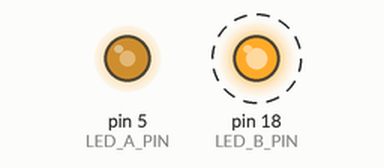
Recording of a sketch running on a simulated Arduino Uno, built with avr-gcc and run on an emulated ATmega328P. Shown: output pins drawn as LEDs (lit = HIGH). Dashed ring = blinking. What the sketch prints to the serial monitor is not drawn.

Above: at 0.05 s.
At 0.85 s:
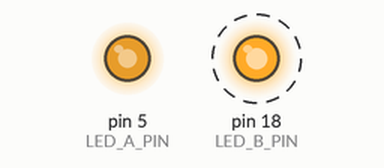
At 1.4 s:
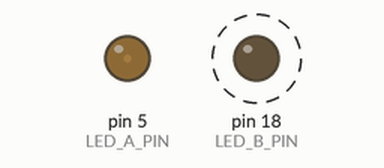
At 2.0 s:
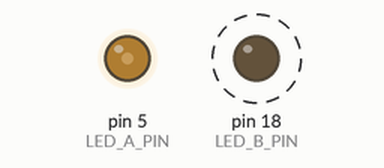
Timing chart, 0 to 4.9 s (numbered marks = the images above):
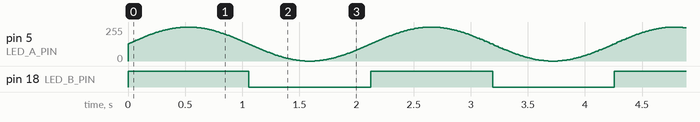

Measured:
- by itself, pin 18 (LED_B_PIN): alternates HIGH for 1.1 s and LOW for 1.1 s

The sketch:

shine.ino
```cpp
#include <math.h>

// ========== 引脚定义 ==========
#define LED_A_PIN 5   // 灯 A PWM 引脚
#define LED_B_PIN 18  // 灯 B PWM 引脚

// ========== 呼吸参数 ==========
float angle = 0.0;          // 正弦波角度
float speed = 0.03;         // 呼吸速度，数值越大越快 (推荐 0.01~0.08)

void setup() {
  Serial.begin(115200);
  pinMode(LED_A_PIN, OUTPUT);
  pinMode(LED_B_PIN, OUTPUT);
  Serial.println("双灯同步柔和呼吸灯已启动");
}

void loop() {
  // 递增角度，用于计算正弦波
  angle += speed;
  // 限制角度在 0 ~ 2*PI 范围内，防止浮点数溢出
  if (angle > 2 * PI) {
    angle -= 2 * PI;
  }

  // 利用正弦函数生成 0 ~ 255 的亮度值
  // sin(angle) 范围 [-1, 1]，+1 后变为 [0, 2]，再乘以 127.5 得到 [0, 255]
  int brightness = (sin(angle) + 1.0) * 127.5;

  // 两盏灯设置为相同亮度，实现同步柔和呼吸
  analogWrite(LED_A_PIN, brightness);
  analogWrite(LED_B_PIN, brightness);

  delay(10);  // 控制刷新间隔，10ms 可保证视觉上完全平滑
}
```
